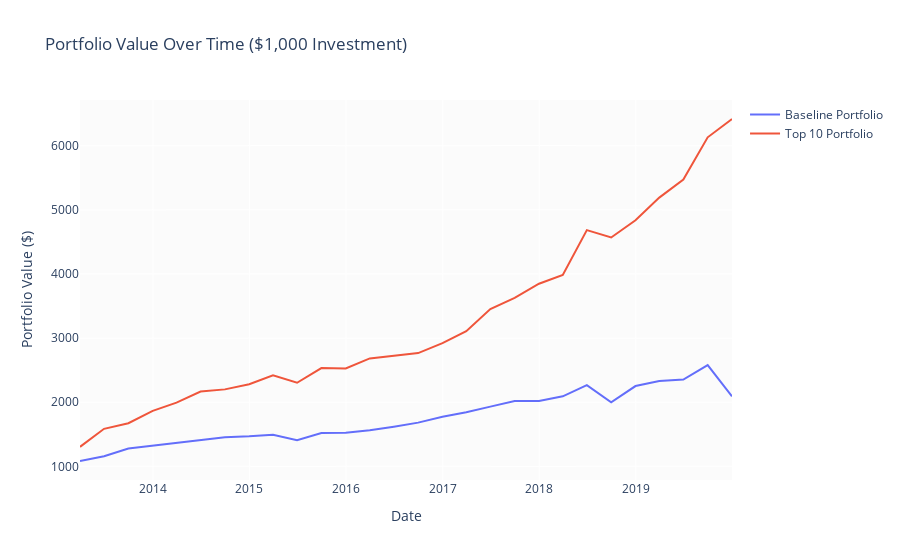

The code cell stored with this chart in its notebook:
### Code cell
import plotly.graph_objects as go

# Assuming you have a dataframe 'df_avg' with columns 'datadate', 'baseline_portfolio', and 'top_10'

# Calculate the cumulative return for both portfolios
df_avg['baseline_cum_return'] = (1 + df_avg['baseline']).cumprod()
df_avg['top_10_cum_return'] = (1 + df_avg['top_10']).cumprod()

# Calculate the value over time of a $1,000 investment
initial_investment = 1000
df_avg['baseline_value'] = initial_investment * df_avg['baseline_cum_return']
df_avg['top_10_value'] = initial_investment * df_avg['top_10_cum_return']

# Create the plot
fig = go.Figure()

# Add baseline portfolio trace
fig.add_trace(go.Scatter(x=df_avg['datadate'], y=df_avg['baseline_value'],
                         mode='lines', name='Baseline Portfolio'))

# Add top_10 portfolio trace
fig.add_trace(go.Scatter(x=df_avg['datadate'], y=df_avg['top_10_value'],
                         mode='lines', name='Top 10 Portfolio'))

# Update the layout
fig.update_layout(
    title='Portfolio Value Over Time ($1,000 Investment)',
    xaxis_title='Date',
    yaxis_title='Portfolio Value ($)',
)

# Show the plot
fig.show()

### Figure 1 — Plotly figure (JSON) as saved in the notebook; plotly's stock layout.template omitted (floating-point values rounded to 4 significant figures)
{"data": [{"mode": "lines", "name": "Baseline Portfolio", "type": "scatter", "x": ["2013-03-31T00:00:00", "2013-06-30T00:00:00", "2013-09-30T00:00:00", "2013-12-31T00:00:00", "2014-03-31T00:00:00", "2014-06-30T00:00:00", "2014-09-30T00:00:00", "2014-12-31T00:00:00", "2015-03-31T00:00:00", "2015-06-30T00:00:00", "2015-09-30T00:00:00", "2015-12-31T00:00:00", "2016-03-31T00:00:00", "2016-06-30T00:00:00", "2016-09-30T00:00:00", "2016-12-31T00:00:00", "2017-03-31T00:00:00", "2017-06-30T00:00:00", "2017-09-30T00:00:00", "2017-12-31T00:00:00", "2018-03-31T00:00:00", "2018-06-30T00:00:00", "2018-09-30T00:00:00", "2018-12-31T00:00:00", "2019-03-31T00:00:00", "2019-06-30T00:00:00", "2019-09-30T00:00:00", "2019-12-31T00:00:00"], "y": [1083.0, 1157.0, 1278.0, 1323.0, 1366.0, 1400.0, 1452.0, 1468.0, 1491.0, 1406.0, 1520.0, 1525.0, 1561.0, 1618.0, 1681.0, 1773.0, 1843.0, 1931.0, 2017.0, 2020.0, 2092.0, 2265.0, 2000.0, 2252.0, 2330.0, 2353.0, 2579.0, 2092.0]}, {"mode": "lines", "name": "Top 10 Portfolio", "type": "scatter", "x": ["2013-03-31T00:00:00", "2013-06-30T00:00:00", "2013-09-30T00:00:00", "2013-12-31T00:00:00", "2014-03-31T00:00:00", "2014-06-30T00:00:00", "2014-09-30T00:00:00", "2014-12-31T00:00:00", "2015-03-31T00:00:00", "2015-06-30T00:00:00", "2015-09-30T00:00:00", "2015-12-31T00:00:00", "2016-03-31T00:00:00", "2016-06-30T00:00:00", "2016-09-30T00:00:00", "2016-12-31T00:00:00", "2017-03-31T00:00:00", "2017-06-30T00:00:00", "2017-09-30T00:00:00", "2017-12-31T00:00:00", "2018-03-31T00:00:00", "2018-06-30T00:00:00", "2018-09-30T00:00:00", "2018-12-31T00:00:00", "2019-03-31T00:00:00", "2019-06-30T00:00:00", "2019-09-30T00:00:00", "2019-12-31T00:00:00"], "y": [1304.0, 1585.0, 1672.0, 1865.0, 1993.0, 2167.0, 2200.0, 2280.0, 2419.0, 2303.0, 2533.0, 2527.0, 2683.0, 2729.0, 2765.0, 2922.0, 3108.0, 3452.0, 3628.0, 3847.0, 3985.0, 4684.0, 4568.0, 4837.0, 5190.0, 5472.0, 6130.0, 6416.0]}], "layout": {"title": {"text": "Portfolio Value Over Time ($1,000 Investment)"}, "xaxis": {"title": {"text": "Date"}}, "yaxis": {"title": {"text": "Portfolio Value ($)"}}}}
